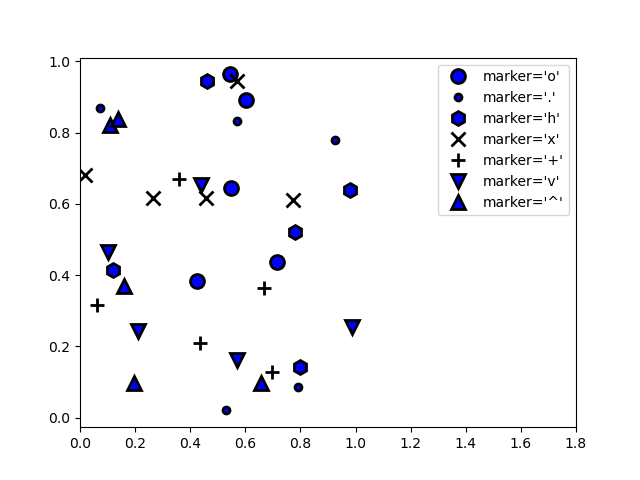

Reproduce this figure in Python.
import matplotlib.pyplot as plt
import numpy as np

rng = np.random.RandomState(0)

fig = plt.figure()

for marker in ['o', '.', 'h', 'x', '+', 'v', '^']:
    plt.plot(rng.rand(5), rng.rand(5), marker,
             markersize=10, markeredgewidth=2,
             markerfacecolor='blue', markeredgecolor='black',
             label="marker='{0}'".format(marker))
    plt.legend(numpoints=1)
    plt.xlim(0, 1.8)

fig.savefig('example_scatter.png')
plt.show()
